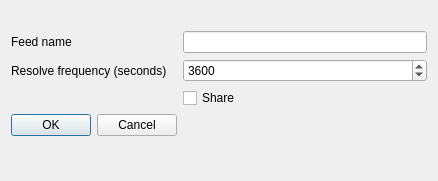
<?xml version="1.0" encoding="UTF-8"?>
<ui version="4.0">
 <class>AddFeedDialog</class>
 <widget class="QDialog" name="AddFeedDialog">
  <property name="geometry">
   <rect>
    <x>0</x>
    <y>0</y>
    <width>438</width>
    <height>181</height>
   </rect>
  </property>
  <property name="windowTitle">
   <string>Dialog</string>
  </property>
  <layout class="QVBoxLayout" name="verticalLayout">
   <item>
    <layout class="QFormLayout" name="formLayout">
     <item row="0" column="0">
      <widget class="QLabel" name="resourceLabel">
       <property name="font">
        <font>
         <weight>75</weight>
         <bold>true</bold>
        </font>
       </property>
       <property name="text">
        <string/>
       </property>
       <property name="alignment">
        <set>Qt::AlignCenter</set>
       </property>
      </widget>
     </item>
     <item row="1" column="0">
      <widget class="QLabel" name="label">
       <property name="text">
        <string>Feed name</string>
       </property>
      </widget>
     </item>
     <item row="1" column="1">
      <widget class="QLineEdit" name="feedName"/>
     </item>
     <item row="2" column="0">
      <widget class="QLabel" name="label_2">
       <property name="text">
        <string>Resolve frequency (seconds)</string>
       </property>
      </widget>
     </item>
     <item row="2" column="1">
      <widget class="QSpinBox" name="resolve">
       <property name="minimum">
        <number>20</number>
       </property>
       <property name="maximum">
        <number>2592000</number>
       </property>
       <property name="value">
        <number>3600</number>
       </property>
      </widget>
     </item>
     <item row="3" column="1">
      <widget class="QCheckBox" name="share">
       <property name="text">
        <string>Share</string>
       </property>
      </widget>
     </item>
     <item row="4" column="0">
      <widget class="QDialogButtonBox" name="buttonBox">
       <property name="orientation">
        <enum>Qt::Horizontal</enum>
       </property>
       <property name="standardButtons">
        <set>QDialogButtonBox::Cancel|QDialogButtonBox::Ok</set>
       </property>
      </widget>
     </item>
    </layout>
   </item>
  </layout>
 </widget>
 <resources/>
 <connections>
  <connection>
   <sender>buttonBox</sender>
   <signal>accepted()</signal>
   <receiver>AddFeedDialog</receiver>
   <slot>accept()</slot>
   <hints>
    <hint type="sourcelabel">
     <x>248</x>
     <y>254</y>
    </hint>
    <hint type="destinationlabel">
     <x>157</x>
     <y>274</y>
    </hint>
   </hints>
  </connection>
  <connection>
   <sender>buttonBox</sender>
   <signal>rejected()</signal>
   <receiver>AddFeedDialog</receiver>
   <slot>reject()</slot>
   <hints>
    <hint type="sourcelabel">
     <x>316</x>
     <y>260</y>
    </hint>
    <hint type="destinationlabel">
     <x>286</x>
     <y>274</y>
    </hint>
   </hints>
  </connection>
 </connections>
</ui>
